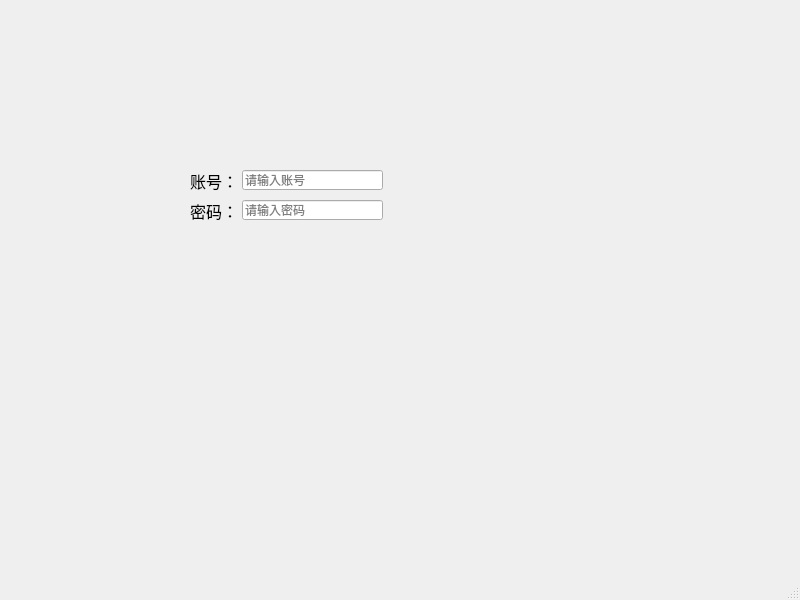
<?xml version="1.0" encoding="UTF-8"?>
<ui version="4.0">
 <class>MainWindow</class>
 <widget class="QMainWindow" name="MainWindow">
  <property name="geometry">
   <rect>
    <x>0</x>
    <y>0</y>
    <width>800</width>
    <height>600</height>
   </rect>
  </property>
  <property name="windowTitle">
   <string>MainWindow</string>
  </property>
  <widget class="QWidget" name="centralwidget">
   <widget class="QLabel" name="label">
    <property name="geometry">
     <rect>
      <x>190</x>
      <y>170</y>
      <width>51</width>
      <height>21</height>
     </rect>
    </property>
    <property name="font">
     <font>
      <pointsize>12</pointsize>
     </font>
    </property>
    <property name="text">
     <string>账号：</string>
    </property>
   </widget>
   <widget class="QLabel" name="label_2">
    <property name="geometry">
     <rect>
      <x>190</x>
      <y>200</y>
      <width>51</width>
      <height>21</height>
     </rect>
    </property>
    <property name="font">
     <font>
      <pointsize>12</pointsize>
     </font>
    </property>
    <property name="text">
     <string>密码：</string>
    </property>
   </widget>
   <widget class="QLineEdit" name="lineEdit">
    <property name="geometry">
     <rect>
      <x>242</x>
      <y>170</y>
      <width>141</width>
      <height>20</height>
     </rect>
    </property>
    <property name="placeholderText">
     <string>请输入账号</string>
    </property>
   </widget>
   <widget class="QLineEdit" name="lineEdit_2">
    <property name="geometry">
     <rect>
      <x>242</x>
      <y>200</y>
      <width>141</width>
      <height>20</height>
     </rect>
    </property>
    <property name="echoMode">
     <enum>QLineEdit::Password</enum>
    </property>
    <property name="placeholderText">
     <string>请输入密码</string>
    </property>
   </widget>
  </widget>
  <widget class="QMenuBar" name="menubar">
   <property name="geometry">
    <rect>
     <x>0</x>
     <y>0</y>
     <width>800</width>
     <height>23</height>
    </rect>
   </property>
  </widget>
  <widget class="QStatusBar" name="statusbar"/>
 </widget>
 <resources/>
 <connections/>
</ui>
